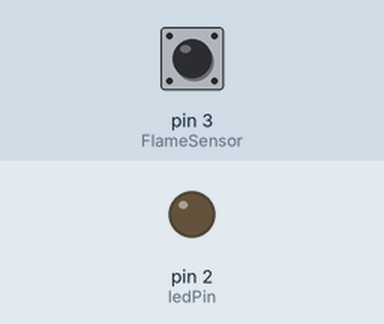
Bench run of a sketch on a simulated Arduino Uno, built with avr-gcc and run on an emulated ATmega328P. On the bench: output pins drawn as LEDs (lit = HIGH). Dashed ring = blinking. Inputs (shaded band) come from the test bench; at power-on: pin 3 (FlameSensor) LOW. What the sketch prints to the serial monitor is not drawn.

Above: at 1.2 s.
1.3 s: pin 3 (FlameSensor) driven HIGH
At 2.5 s:
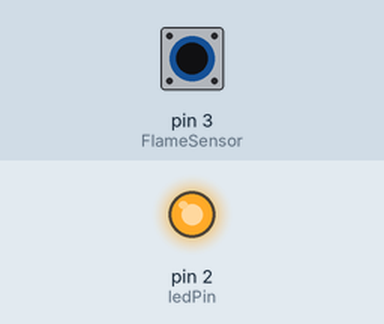
2.8 s: pin 3 (FlameSensor) driven LOW
At 3.8 s:
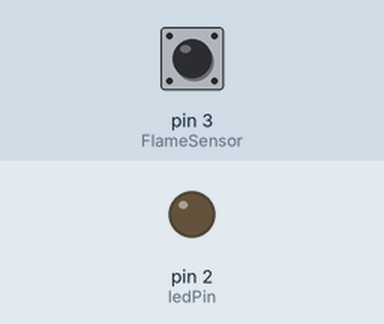
5.8 s: pin 3 (FlameSensor) pulsed HIGH 2 times (0.12 s each, 0.3 s apart)
At 5.86 s:
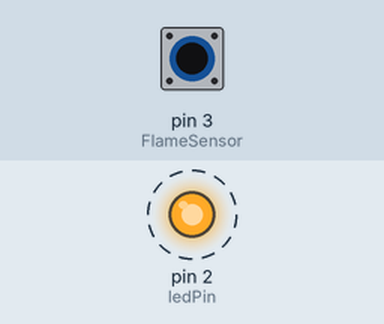
9.4 s: pin 3 (FlameSensor) pulsed HIGH 5 times (0.12 s each, 0.3 s apart)
At 11.8 s:
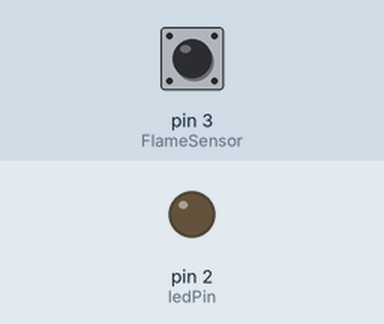
Timing chart, 0 to 13.3 s (numbered marks = the images above; inputs shaded):
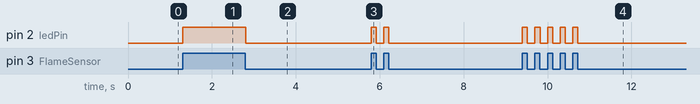

The sketch:

test_flamesensor.ino
```cpp
const int FlameSensor = 3; // the number of the flame sensor pin
const int ledPin =  2; // the number of the LED pin

void setup()
{
  pinMode (FlameSensor, INPUT); //initialize the flame sensor sensor pin as an input:
  pinMode (ledPin, OUTPUT); //initialize the LED pin as an output:
  Serial.begin(9600);
}

void loop()
{
  int sensorState = digitalRead (FlameSensor); //read the state of the flame sensor sensor value:

  if (sensorState == HIGH) //If the flame sensor detect flame, then sensorState is HIGH:
  {
    digitalWrite(ledPin, HIGH); //Turn LED ON
    // Send a HIGH signal to Proteus Logic State component
    Serial.write(0x01);
  }

  else  //If the flame sensor not detect flame, then sensorState state is LOW:
  {
    digitalWrite(ledPin, LOW); //Turn LED OFF
        // Send a LOW signal to Proteus Logic State component
    Serial.write(0x00);
  }
}
```

Measured:
- after the input at 1.3 s, pin 2 (ledPin): LOW → HIGH at once
- after the input at 2.8 s, pin 2 (ledPin): HIGH → LOW at once
- after the input at 5.8 s, pin 2 (ledPin): alternates HIGH for 0.12 s and LOW for 0.18 s, 4 changes in all, then stays LOW, starting at once
- after the input at 9.4 s, pin 2 (ledPin): alternates HIGH for 0.12 s and LOW for 0.18 s, 10 changes in all, then stays LOW, starting at once
